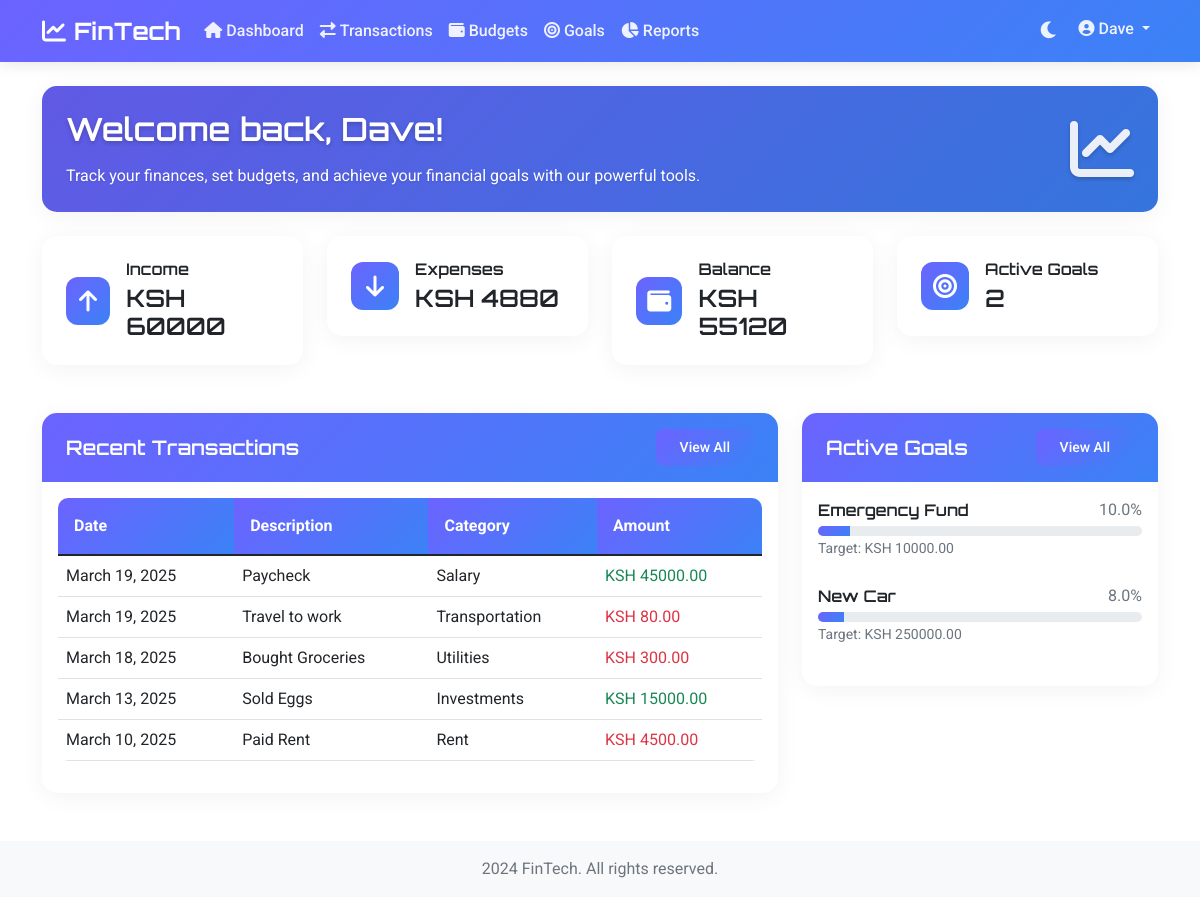
The page / (signed in) on the database its author committed.
### users/models.py (models this page shows, shortened)
class User(AbstractUser):
    currency = models.CharField(max_length=3, default='USD')
    avatar = models.ImageField(upload_to='avatars/', null=True, blank=True)

### transactions/models.py (models this page shows, shortened)
class Transaction(models.Model):
    user = models.ForeignKey(settings.AUTH_USER_MODEL, related_name='transactions', on_delete=models.CASCADE)
    category = models.ForeignKey(Category, on_delete=models.SET_NULL, null=True)
    amount = models.DecimalField(max_digits=10, decimal_places=2)
    type = models.CharField(max_length=10, choices=[('income', 'Income'), ('expense', 'Expense')])
    description = models.CharField(max_length=200)
    date = models.DateField()
    created_at = models.DateTimeField(auto_now_add=True)
    updated_at = models.DateTimeField(auto_now=True)
    class Meta:
        ordering = ['-date', '-created_at']

class Category(models.Model):
    name = models.CharField(max_length=100)
    user = models.ForeignKey(settings.AUTH_USER_MODEL, on_delete=models.CASCADE)
    type = models.CharField(max_length=10, choices=[('income', 'Income'), ('expense', 'Expense')])
    color = models.CharField(max_length=7, default='#000000')  # Hex color code
    class Meta:
        verbose_name_plural = 'categories'
        unique_together = ['name', 'user']

### goals/models.py (models this page shows, shortened)
class Goal(models.Model):
    user = models.ForeignKey(settings.AUTH_USER_MODEL, on_delete=models.CASCADE)
    name = models.CharField(max_length=100)
    target_amount = models.DecimalField(max_digits=10, decimal_places=2)
    current_amount = models.DecimalField(max_digits=10, decimal_places=2, default=0)
    target_date = models.DateField()
    description = models.TextField(blank=True)
    created_at = models.DateTimeField(auto_now_add=True)
    updated_at = models.DateTimeField(auto_now=True)
    completed = models.BooleanField(default=False)
    class Meta:
        ordering = ['completed', 'target_date']
    def get_progress_percentage(self):
        if self.target_amount > 0:
            return min((self.current_amount / self.target_amount) * 100, 100)
        return 0

### users/views.py (the view)
# urls.py: path('', views.dashboard, name='dashboard'),
@login_required
def dashboard(request):
    transactions = Transaction.objects.filter(user=request.user).order_by('-date')[:5]
    income = Transaction.objects.filter(
        user=request.user,
        category__type='income'
    ).aggregate(total=Sum('amount'))['total'] or 0
    expenses = Transaction.objects.filter(
        user=request.user,
        category__type='expense'
    ).aggregate(total=Sum('amount'))['total'] or 0
    balance = income - expenses
    goals = Goal.objects.filter(user=request.user, completed=False).order_by('target_date')
    context = {
        'transactions': transactions,
        'goals': goals,
        'total_income': income,
        'total_expenses': expenses,
        'balance': balance
    }
    return render(request, 'users/dashboard.html', context)

### templates/users/dashboard.html (shortened to what this page needs)
{% extends 'base.html' %}
{% load static %}
{% block content %}
<div class="container">
    <div class="card mb-4 fade-in">
        <div class="card-body p-4" style="background: var(--gradient); position: relative; overflow: hidden;">
            <div style="position: absolute; top: 0; left: 0; right: 0; bottom: 0; background: rgba(0, 0, 0, 0.1);"></div>
            <div class="row align-items-center position-relative">
                <div class="col-md-8">
                    <h2 class="text-white mb-3" style="font-family: 'Orbitron', sans-serif; text-shadow: 0 2px 4px rgba(0,0,0,0.2);">Welcome back, {{ user.username }}!</h2>
                    <p class="text-white mb-0" style="text-shadow: 0 1px 2px rgba(0,0,0,0.1);">Track your finances, set budgets, and achieve your financial goals with our powerful tools.</p>
                </div>
                <div class="col-md-4 text-end">
                    <i class="fas fa-chart-line fa-4x" style="color: rgba(255, 255, 255, 0.9); text-shadow: 0 2px 4px rgba(0,0,0,0.2);"></i>
                </div>
            </div>
        </div>
    </div>
    <div class="row fade-in">
        <div class="col-md-3 mb-4">
            <div class="stats-card">
                <div class="d-flex align-items-center">
                    <div class="stats-icon me-3">
                        <i class="fas fa-arrow-up"></i>
                    </div>
                    <div>
                        <h6 class="mb-1">Income</h6>
                        <h4 class="mb-0">{{ user.currency }} {{ total_income|default:"0" }}</h4>
                    </div>
                </div>
            </div>
        </div>
        <div class="col-md-3 mb-4">
            <div class="stats-card">
                <div class="d-flex align-items-center">
                    <div class="stats-icon me-3" style="background: var(--gradient);">
                        <i class="fas fa-arrow-down"></i>
                    </div>
                    <div>
                        <h6 class="mb-1">Expenses</h6>
                        <h4 class="mb-0">{{ user.currency }} {{ total_expenses|default:"0" }}</h4>
                    </div>
                </div>
            </div>
        </div>
        <div class="col-md-3 mb-4">
            <div class="stats-card">
                <div class="d-flex align-items-center">
                    <div class="stats-icon me-3" style="background: var(--gradient);">
                        <i class="fas fa-wallet"></i>
                    </div>
                    <div>
                        <h6 class="mb-1">Balance</h6>
                        <h4 class="mb-0">{{ user.currency }} {{ balance|default:"0" }}</h4>
                    </div>
                </div>
            </div>
        </div>
        <div class="col-md-3 mb-4">
            <div class="stats-card">
                <div class="d-flex align-items-center">
                    <div class="stats-icon me-3" style="background: var(--gradient);">
                        <i class="fas fa-bullseye"></i>
                    </div>
                    <div>
                        <h6 class="mb-1">Active Goals</h6>
                        <h4 class="mb-0">{{ goals.count }}</h4>
                    </div>
                </div>
            </div>
        </div>
    </div>
    <div class="row">
        <div class="col-md-8 mb-4">
            <div class="card fade-in">
                <div class="card-header">
                    <div class="d-flex justify-content-between align-items-center">
                        <h5 class="mb-0">Recent Transactions</h5>
                        <a href="{% url 'transaction_list' %}" class="btn btn-sm btn-primary">View All</a>
                    </div>
                </div>
                <div class="card-body">
                    {% if transactions %}
                    <div class="table-responsive">
                        <table class="table">
                            <thead>
                                <tr>
                                    <th>Date</th>
                                    <th>Description</th>
                                    <th>Category</th>
                                    <th>Amount</th>
                                </tr>
                            </thead>
                            <tbody>
                                {% for transaction in transactions %}
                                <tr>
                                    <td>{{ transaction.date }}</td>
                                    <td>{{ transaction.description }}</td>
                                    <td>{{ transaction.category.name }}</td>
                                    <td class="{% if transaction.category.type == 'income' %}text-success{% else %}text-danger{% endif %}">
                                        {{ user.currency }} {{ transaction.amount }}
                                    </td>
                                </tr>
                                {% endfor %}
                            </tbody>
                        </table>
                    </div>
                    {% else %}
                    <p class="text-muted text-center my-4">No recent transactions found.</p>
                    {% endif %}
                </div>
            </div>
        </div>
        <div class="col-md-4 mb-4">
            <div class="card fade-in">
                <div class="card-header">
                    <div class="d-flex justify-content-between align-items-center">
                        <h5 class="mb-0">Active Goals</h5>
                        <a href="{% url 'goal_list' %}" class="btn btn-sm btn-primary">View All</a>
                    </div>
                </div>
                <div class="card-body">
                    {% if goals %}
                    {% for goal in goals %}
                    <div class="mb-4">
                        <div class="d-flex justify-content-between align-items-center mb-1">
                            <h6 class="mb-0">{{ goal.name }}</h6>
                            <span class="text-muted">{{ goal.get_progress_percentage|floatformat:1 }}%</span>
                        </div>
                        <div class="progress">
                            <div class="progress-bar" role="progressbar" style="width: {{ goal.get_progress_percentage }}%"></div>
                        </div>
                        <small class="text-muted">Target: {{ user.currency }} {{ goal.target_amount }}</small>
                    </div>
                    {% endfor %}
                    {% else %}
                    <p class="text-muted text-center my-4">No active goals found.</p>
                    {% endif %}
                </div>
            </div>
        </div>
    </div>
</div>
{% endblock %}

### templates/base.html (shortened to what this page needs)
{% load static %}
<!DOCTYPE html>
<html lang="en" data-bs-theme="light">
<head>
    <link rel="stylesheet" href="https://cdnjs.cloudflare.com/ajax/libs/font-awesome/6.0.0/css/all.min.css">
    <link href="https://cdn.jsdelivr.net/npm/bootstrap@5.1.3/dist/css/bootstrap.min.css" rel="stylesheet">
    <link rel="stylesheet" href="{% static 'css/style.css' %}">
</head>
<body>
    <nav class="navbar navbar-expand-lg navbar-dark sticky-top">
        <div class="container">
            <a class="navbar-brand" href="{% url 'dashboard' %}">
                <i class="fas fa-chart-line me-2"></i>FinTech
            </a>
            <div class="collapse navbar-collapse" id="navbarNav">
                {% if user.is_authenticated %}
                <ul class="navbar-nav me-auto">
                    <li class="nav-item">
                        <a class="nav-link" href="{% url 'dashboard' %}">
                            <i class="fas fa-home me-1"></i>Dashboard
                        </a>
                    </li>
                    <li class="nav-item">
                        <a class="nav-link" href="{% url 'transaction_list' %}">
                            <i class="fas fa-exchange-alt me-1"></i>Transactions
                        </a>
                    </li>
                    <li class="nav-item">
                        <a class="nav-link" href="{% url 'budget_list' %}">
                            <i class="fas fa-wallet me-1"></i>Budgets
                        </a>
                    </li>
                    <li class="nav-item">
                        <a class="nav-link" href="{% url 'goal_list' %}">
                            <i class="fas fa-bullseye me-1"></i>Goals
                        </a>
                    </li>
                    <li class="nav-item">
                        <a class="nav-link" href="{% url 'reports' %}">
                            <i class="fas fa-chart-pie me-1"></i>Reports
                        </a>
                    </li>
                </ul>
                <ul class="navbar-nav">
                    <li class="nav-item">
                        <button class="btn nav-link" id="themeToggle">
                            <i class="fas fa-moon me-1"></i>
                        </button>
                    </li>
                    <li class="nav-item dropdown">
                        <a class="nav-link dropdown-toggle" href="#" id="userDropdown" role="button" data-bs-toggle="dropdown">
                            <i class="fas fa-user-circle me-1"></i>{{ user.username }}
                        </a>
                    </li>
                </ul>
                {% endif %}
            </div>
        </div>
    </nav>
    <main class="py-4">
        {% block content %}{% endblock %}
    </main>
    <footer class="footer mt-auto py-3 bg-light">
        <div class="container text-center">
            <span class="text-muted"> 2024 FinTech. All rights reserved.</span>
        </div>
    </footer>
</body>
</html>

### static/css/style.css (style rules this page uses)
:root { --primary-color: #6c63ff; --secondary-color: #4CAF50; --dark-color: #2c3e50; --light-color: #f8f9fa; --gradient: linear-gradient(135deg, #6c63ff 0%, #3b82f6 100%); }
body { font-family: 'Roboto', sans-serif; background: var(--bs-body-bg, #f4f6f9); color: var(--bs-body-color, var(--dark-color)); }
h1, h2, h3, h4, h5, h6 { font-family: 'Orbitron', sans-serif; font-weight: 600; }
.navbar { background: var(--gradient); backdrop-filter: blur(10px); box-shadow: 0 2px 15px rgba(0, 0, 0, 0.1); }
.navbar-brand { font-family: 'Orbitron', sans-serif; font-weight: 700; font-size: 1.5rem; color: white !important; }
.nav-link { font-weight: 500; color: rgba(255, 255, 255, 0.9) !important; transition: all 0.3s ease; }
#themeToggle { background: transparent; border: none; padding: 0.5rem; font-size: 1.2rem; color: rgba(255, 255, 255, 0.9) !important; transition: all 0.3s ease; }
.card { border: none; border-radius: 15px; box-shadow: 0 4px 25px rgba(0, 0, 0, 0.05); transition: all 0.3s ease; background: var(--bs-tertiary-bg, white); overflow: hidden; }
.card-header { background: var(--gradient); color: white; border-bottom: none; padding: 1rem 1.5rem; }
.btn { border-radius: 8px; padding: 0.5rem 1.5rem; font-weight: 500; transition: all 0.3s ease; }
.btn-primary { background: var(--gradient); border: none; }
.progress { height: 10px; border-radius: 5px; background-color: var(--bs-tertiary-bg, #e9ecef); overflow: hidden; }
.progress-bar { background: var(--gradient); transition: width 0.6s ease; }
.stats-card { background: var(--bs-tertiary-bg, white); border-radius: 15px; padding: 1.5rem; margin-bottom: 1.5rem; box-shadow: 0 4px 25px rgba(0, 0, 0, 0.05); transition: all 0.3s ease; }
.stats-icon { width: 48px; height: 48px; border-radius: 12px; display: flex; align-items: center; justify-content: center; background: var(--gradient); color: white; font-size: 1.5rem; }
.table { border-radius: 10px; overflow: hidden; color: var(--bs-body-color, var(--dark-color)); }
.table thead th { background: var(--gradient); color: white; border: none; padding: 1rem; }
.fade-in { animation: fadeIn 0.5s ease-in; }
.footer { background: var(--bs-tertiary-bg, var(--light-color)) !important; }
.text-muted { color: var(--bs-tertiary-color, #6c757d) !important; }

### rows shown on the page
User: username "Dave", currency "KSH"
Goal: name "Emergency Fund", get_progress_percentage "10.0", target_amount "10000.00"
Goal: name "New Car", get_progress_percentage "8.0", target_amount "250000.00"

### other values the page prints
{{ total_income|default:"0" }} "60000"
{{ total_expenses|default:"0" }} "4880"
{{ balance|default:"0" }} "55120"
{{ goals.count }} "2"
